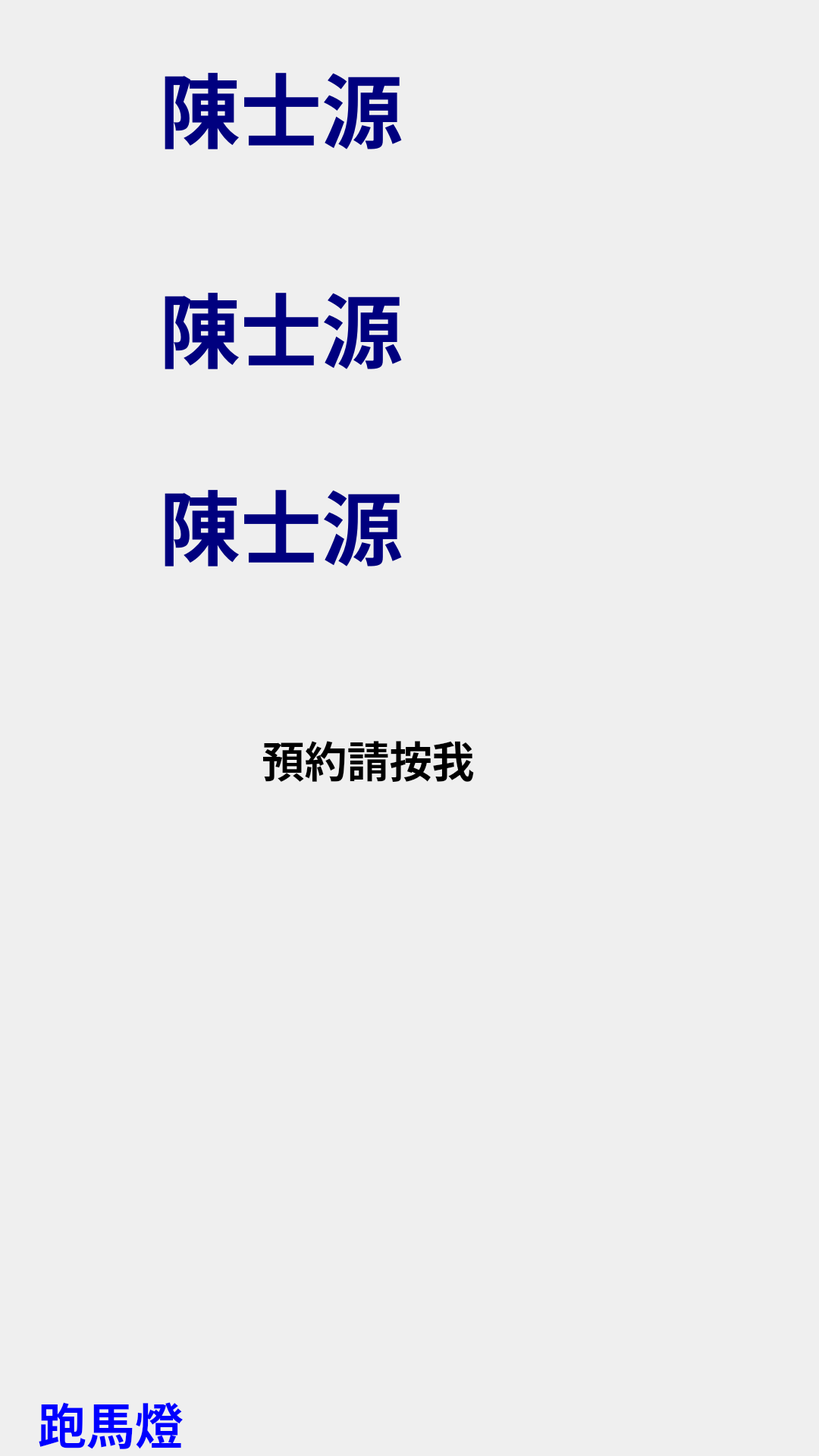
<?xml version="1.0" encoding="UTF-8"?>
<ui version="4.0">
 <class>WindowHome</class>
 <widget class="QMainWindow" name="WindowHome">
  <property name="geometry">
   <rect>
    <x>0</x>
    <y>0</y>
    <width>1080</width>
    <height>1920</height>
   </rect>
  </property>
  <property name="windowTitle">
   <string>主畫面</string>
  </property>
  <widget class="QWidget" name="centralwidget">
   <widget class="QLabel" name="label_doctor1">
    <property name="geometry">
     <rect>
      <x>210</x>
      <y>30</y>
      <width>541</width>
      <height>221</height>
     </rect>
    </property>
    <property name="font">
     <font>
      <family>微軟正黑體</family>
      <pointsize>80</pointsize>
      <weight>75</weight>
      <italic>false</italic>
      <bold>true</bold>
     </font>
    </property>
    <property name="styleSheet">
     <string notr="true">color: rgb(0, 0, 127);
font:80pt &quot;微軟正黑體&quot;;
font-weight: bold;</string>
    </property>
    <property name="text">
     <string>陳士源</string>
    </property>
   </widget>
   <widget class="QLabel" name="label_marquee">
    <property name="geometry">
     <rect>
      <x>50</x>
      <y>1820</y>
      <width>381</width>
      <height>111</height>
     </rect>
    </property>
    <property name="font">
     <font>
      <family>微軟正黑體</family>
      <pointsize>48</pointsize>
      <weight>75</weight>
      <italic>false</italic>
      <bold>true</bold>
     </font>
    </property>
    <property name="styleSheet">
     <string notr="true">color: rgb(0, 0, 255);
font:48pt &quot;微軟正黑體&quot;;
font-weight: bold;</string>
    </property>
    <property name="text">
     <string>跑馬燈</string>
    </property>
   </widget>
   <widget class="QPushButton" name="pushButton_reservation">
    <property name="geometry">
     <rect>
      <x>190</x>
      <y>940</y>
      <width>591</width>
      <height>121</height>
     </rect>
    </property>
    <property name="font">
     <font>
      <family>微軟正黑體</family>
      <pointsize>42</pointsize>
      <weight>75</weight>
      <bold>true</bold>
     </font>
    </property>
    <property name="styleSheet">
     <string notr="true"/>
    </property>
    <property name="text">
     <string>預約請按我</string>
    </property>
    <property name="flat">
     <bool>true</bool>
    </property>
   </widget>
   <widget class="QPushButton" name="pushButton_quit">
    <property name="geometry">
     <rect>
      <x>10</x>
      <y>10</y>
      <width>101</width>
      <height>71</height>
     </rect>
    </property>
    <property name="text">
     <string/>
    </property>
    <property name="flat">
     <bool>true</bool>
    </property>
   </widget>
   <widget class="QLabel" name="label_doctor2">
    <property name="geometry">
     <rect>
      <x>210</x>
      <y>320</y>
      <width>541</width>
      <height>221</height>
     </rect>
    </property>
    <property name="font">
     <font>
      <family>微軟正黑體</family>
      <pointsize>80</pointsize>
      <weight>75</weight>
      <italic>false</italic>
      <bold>true</bold>
     </font>
    </property>
    <property name="styleSheet">
     <string notr="true">color: rgb(0, 0, 127);
font:80pt &quot;微軟正黑體&quot;;
font-weight: bold;</string>
    </property>
    <property name="text">
     <string>陳士源</string>
    </property>
   </widget>
   <widget class="QLabel" name="label_doctor3">
    <property name="geometry">
     <rect>
      <x>210</x>
      <y>580</y>
      <width>541</width>
      <height>221</height>
     </rect>
    </property>
    <property name="font">
     <font>
      <family>微軟正黑體</family>
      <pointsize>80</pointsize>
      <weight>75</weight>
      <italic>false</italic>
      <bold>true</bold>
     </font>
    </property>
    <property name="styleSheet">
     <string notr="true">color: rgb(0, 0, 127);
font:80pt &quot;微軟正黑體&quot;;
font-weight: bold;</string>
    </property>
    <property name="text">
     <string>陳士源</string>
    </property>
   </widget>
  </widget>
 </widget>
 <resources/>
 <connections/>
</ui>
